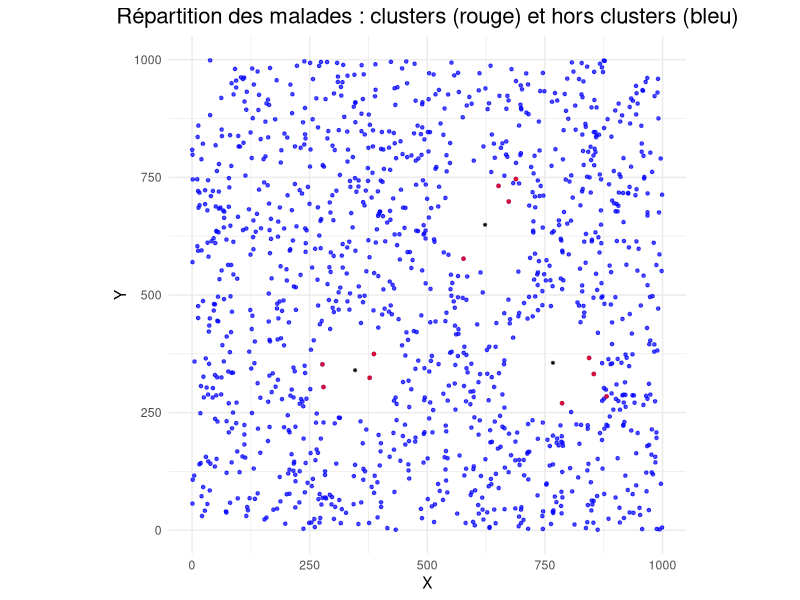

Here is the R script that generated this plot: (Note: this script raises an error after producing the figure.)
## ---- chunk 1
rm(list = ls())

library(dplyr)
library(ggplot2)
library(sampling)
library(MASS)
library(clusterGeneration)
library(mvtnorm)
library(survey)


## ---- chunk 2
set.seed(123)

# Étape 1 : Génération de la population globale
n_total <- 250000  # Nombre total d'individus

# Générer des coordonnées aléatoires dans un espace 2D (1000 x 1000)
population <- data.frame(
  id = 1:n_total,
  x = runif(n_total, min = 0, max = 1000),  # Coordonnées x
  y = runif(n_total, min = 0, max = 1000)   # Coordonnées y
)

# Étape 2 : Définition des centres des clusters de malades
n_centres <- 3  # Nombre de clusters
centres_malades <- data.frame(
  centre_id = 1:n_centres,
  x = runif(n_centres, min = 200, max = 800),  # Centres x
  y = runif(n_centres, min = 200, max = 800)   # Centres y
)

## ---- chunk 3
# Étape 3 : Génération des malades
prop_malades <- 0.005  # Proportion totale de malades dans la population
prop_clusters <- 0.01 # Proportion de malades dans les clusters
n_malades <- round(n_total * prop_malades)  # Nombre total de malades
n_cluster_malades <- round(n_malades * prop_clusters)  # Nombre de malades dans les clusters
n_outside_malades <- n_malades - n_cluster_malades  # Nombre de malades hors clusters
mean_radius <- 50  # Rayon moyen autour des centres

# Générer les malades dans les clusters
set.seed(456)
malades_clusters <- do.call(rbind, lapply(1:n_centres, function(i) {
  n_cluster <- round(n_cluster_malades / n_centres)  # Répartition des malades entre les clusters
  data.frame(
    id = NA,  # ID temporaire (non encore assigné)
    x = rnorm(n_cluster, mean = centres_malades$x[i], sd = mean_radius),
    y = rnorm(n_cluster, mean = centres_malades$y[i], sd = mean_radius),
    malade = 1,  # Marquer ces individus comme malades
    cluster = i  # Identifier le cluster
  )
}))

# Assurer que les malades dans les clusters restent dans la grille
malades_clusters$x <- pmax(0, pmin(1000, malades_clusters$x))
malades_clusters$y <- pmax(0, pmin(1000, malades_clusters$y))

# Générer les malades hors des clusters
set.seed(789)
malades_outside <- data.frame(
  id = integer(0),   # ID temporaire vide (type entier)
  x = numeric(0),    # Coordonnée x vide
  y = numeric(0),    # Coordonnée y vide
  malade = integer(0)  # Marqueur vide
)


while (nrow(malades_outside) < n_outside_malades) {
  # Calculer le nombre de malades hors clusters à ajouter
  malades_outside_a_ajouter <- n_outside_malades - nrow(malades_outside)
  
  # Générer des candidats hors clusters
  candidates <- data.frame(
    x = runif(malades_outside_a_ajouter, min = 0, max = 1000),
    y = runif(malades_outside_a_ajouter, min = 0, max = 1000)
  )
  
  # Calculer la distance aux centres des clusters
  distances <- sapply(1:n_centres, function(i) {
    sqrt((candidates$x - centres_malades$x[i])^2 + (candidates$y - centres_malades$y[i])^2)
  })
  
  # Garder les points éloignés des clusters
  if (malades_outside_a_ajouter > 1) {
    outside <- rowSums(distances < mean_radius * 2) == 0  # Ajuster la zone d'exclusion
  } else { # si on a qu'un seul individu à ajouter on ne peut pas utiliser rowSums (on utilise juste sum)
    outside <- sum(distances < mean_radius * 2) == 0  # Ajuster la zone d'exclusion
  }
  
  malades_outside <- rbind(
    malades_outside,
    data.frame(
      id = NA, 
      x = candidates[outside, "x"], 
      y = candidates[outside, "y"], 
      malade = 1
    )
  )
}

# Ajouter les IDs à la population
malades_clusters$id <- sample(population$id, nrow(malades_clusters))
malades_outside$id <- sample(setdiff(population$id, malades_clusters$id), nrow(malades_outside))

# Fusionner les malades
malades <- rbind(
  malades_clusters[, c("id", "x", "y", "malade")],
  malades_outside[, c("id", "x", "y", "malade")]
)

# Ajouter les malades à la population globale
population$malade <- 0
population[population$id %in% malades$id, c("x", "y", "malade")] <- malades[, c("x", "y", "malade")]

# Étape 4 : Visualisation
library(ggplot2)

# Séparerles malades dans et hors clusters pour la visualisation
malades_clusters_plot <- malades_clusters
malades_outside_plot <- subset(population, malade == 1 & !(id %in% malades_clusters$id))

ggplot() +
  geom_point(data = malades_outside_plot, aes(x = x, y = y), color = "blue", size = 0.9, alpha = 0.7) +
  geom_point(data = malades_clusters_plot, aes(x = x, y = y), color = "red", size = 0.9, alpha = 0.7) +
  geom_point(data = centres_malades, aes(x = x, y = y), color = "black", size = 0.5, shape = 8) +
  labs(title = "Répartition des malades : clusters (rouge) et hors clusters (bleu)",
       x = "X", y = "Y") +
  coord_fixed(ratio = 1, xlim = c(0, 1000), ylim = c(0, 1000)) +
  theme_minimal() +
  theme(plot.title = element_text(hjust = 0.5, size = 16))




## Création des PSU


# Étape 4 : Création de PSU réguliers (15x15) dans l'espace 1000x1000
psu_size <- 15  

# Calculer les limites des PSU
psu_x_limits <- seq(0, 1000, by = 1000/psu_size)
psu_y_limits <- seq(0, 1000, by = 1000/psu_size)

# Attribuer chaque individu à une PSU
population$psu_x <- cut(population$x, breaks = psu_x_limits, labels = FALSE, include.lowest = TRUE)
population$psu_y <- cut(population$y, breaks = psu_y_limits, labels = FALSE, include.lowest = TRUE)


# Étape 5 : Créer un tableau récapitulatif du nombre d'individus et des malades par PSU
psu_counts <- population %>%
  group_by(psu_x, psu_y) %>%
  summarise(
    total_individus = n(),
    malades = sum(malade),
    .groups = "drop"
  ) 

# On rajoute la colonne pour identifier les PSU
psu_counts$PSU <- seq(1, 225, by = 1)

# Calcul du taux d'individu malades
psu_counts$Y_h <- psu_counts$malades / psu_counts$total_individus

# On détermine d'abord pour chaque PSU si elle est malade ou pas. Si la prévalence dans une PSU est supérieure à 0.5%, alors on dira que cette PSU est malade. Sinon, cette PSU n'est pas malade. 
psu_counts$PSU_malade <- psu_counts$Y_h > 0.005



## Détermination de l'ordre de visite des PSU 

## Chemin GTRS

# On va créer des blocs de taille 3*3 (c'est-à-dire que chaque bloc contient 9 PSU, et on a au total 5*5=25 blocs).
bloc_size <- 3
nb_blocs_par_ligne_ou_colonne <- psu_size / bloc_size

# On ajoute l'identifiant des blocs pour chaque case
# On utilisera l'opérateur %/% qui permet d'obtenir le quotient d'une division euclidienne
psu_bloc <- psu_counts %>%
  mutate(
    bloc_ligne_x = (psu_x - 1) %/% bloc_size + 1, # le numéro de ligne du bloc (entre 1 et 5)
    bloc_colonne_y = (psu_y - 1) %/% bloc_size + 1, # le numéro de colonne du bloc (entre 1 et 5)
    bloc_id = (bloc_ligne_x - 1) * nb_blocs_par_ligne_ou_colonne + bloc_colonne_y # le numéro du bloc entre 1 et 25 sachant qu'ils sont parcourus dans l'ordre de la lecture (c'est-à-dire de gauche à droite pour chaque ligne, de la ligne la plus haute à la ligne la plus basse)
  )

chemin_blocs <- NULL
# Ensuite, on va créer une boucle qui ajoute les blocs dans l'ordre selon si la ligne doit se parcourir de gauche à droite (pour les lignes ayant un numéro impair) ou de droite à gauche (pour les lignes ayant un numéro pair)
for (i in 1:5) {
  if (i %% 2 == 1) {
    # Ligne impaire : de gauche à droite
    chemin_blocs <- c(chemin_blocs, seq((i-1) * 5 + 1, i * 5))
  } else {
    # Ligne paire : de droite à gauche
    chemin_blocs <- c(chemin_blocs, seq(i * 5, (i-1) * 5 + 1, by = -1))
  }
}
chemin_blocs # numéros des blocs de 3*3 PSU dans l'ordre où ces blocs devront être visités
# cela correspond à l'ordre à utiliser pour parcourir les blocs (colonne bloc_id de la table psu_bloc)

# On définit l'ordre de parcours dans chaque bloc
psu_bloc <- psu_bloc %>%
  mutate(
    ordre_dans_le_bloc = case_when(
      psu_y %in% c(1, 4, 7, 10, 13) & psu_x %in% c(1, 4, 7, 10, 13) ~ 1,
      psu_y %in% c(1, 4, 7, 10, 13) & psu_x %in% c(2, 5, 8, 11, 14) ~ 2,
      psu_y %in% c(1, 4, 7, 10, 13) & psu_x %in% c(3, 6, 9, 12, 15) ~ 3,
      psu_y %in% c(2, 5, 8, 11, 14) & psu_x %in% c(3, 6, 9, 12, 15) ~ 4,      
      psu_y %in% c(2, 5, 8, 11, 14) & psu_x %in% c(2, 5, 8, 11, 14) ~ 5,
      psu_y %in% c(2, 5, 8, 11, 14) & psu_x %in% c(1, 4, 7, 10, 13) ~ 6,
      psu_y %in% c(3, 6, 9, 12, 15) & psu_x %in% c(1, 4, 7, 10, 13) ~ 7,
      psu_y %in% c(3, 6, 9, 12, 15) & psu_x %in% c(2, 5, 8, 11, 14) ~ 8,
      psu_y %in% c(3, 6, 9, 12, 15) & psu_x %in% c(3, 6, 9, 12, 15) ~ 9,
      TRUE ~ NA_real_ # Valeur par défaut si aucune condition n'est remplie
    )
  )

chemin <- NULL
for (i in chemin_blocs) {
  for (j in 1:9) {
    le_bon_PSU <- psu_bloc %>% 
      filter(bloc_id == i & ordre_dans_le_bloc == j)
    chemin <- c(chemin, le_bon_PSU$PSU)
  }
}

chemin_mc_posa <- chemin
chemin_mc_cposa <- chemin

## ---- chunk 4


# Création d'un chemin "serpent" pour parcourir les PSU
# D'abord on initialise un vecteur nul qui contiendra par la suite les PSU dans l'ordre de visite.
chemin <- NULL
# Ensuite, on va créer une boucle qui ajoute les PSU dans l'ordre selon si la ligne doit se parcourir de gauche à droite (pour les lignes ayant un numéro impair) ou de droite à gauche (pour les lignes ayant un numéro pair)
for (i in 1:psu_size) {
  if (i %% 2 == 1) {
    # Ligne impaire : de gauche à droite
    chemin <- c(chemin, seq((i-1) * psu_size + 1, i * psu_size))
  } else {
    # Ligne paire : de droite à gauche
    chemin <- c(chemin, seq(i * psu_size, (i-1) * psu_size + 1, by = -1))
  }
}
chemin # numéros des PSU dans l'ordre où ils devront être visités

chemin_mc_posa <- chemin
chemin_mc_cposa <- chemin

## ---- chunk 5

# On va créer des blocs de taille 3*3 (c'est-à-dire que chaque bloc contient 9 PSU, et on a au total 5*5=25 blocs).
bloc_size <- 3
nb_blocs_par_ligne_ou_colonne <- psu_size / bloc_size

# On ajoute l'identifiant des blocs pour chaque case
# On utilisera l'opérateur %/% qui permet d'obtenir le quotient d'une division euclidienne
psu_bloc <- psu_counts %>%
  mutate(
    bloc_ligne_x = (psu_x - 1) %/% bloc_size + 1, # le numéro de ligne du bloc (entre 1 et 5)
    bloc_colonne_y = (psu_y - 1) %/% bloc_size + 1, # le numéro de colonne du bloc (entre 1 et 5)
    bloc_id = (bloc_ligne_x - 1) * nb_blocs_par_ligne_ou_colonne + bloc_colonne_y # le numéro du bloc entre 1 et 25 sachant qu'ils sont parcourus dans l'ordre de la lecture (c'est-à-dire de gauche à droite pour chaque ligne, de la ligne la plus haute à la ligne la plus basse)
  )

chemin_blocs <- NULL
# Ensuite, on va créer une boucle qui ajoute les blocs dans l'ordre selon si la ligne doit se parcourir de gauche à droite (pour les lignes ayant un numéro impair) ou de droite à gauche (pour les lignes ayant un numéro pair)
for (i in 1:5) {
  if (i %% 2 == 1) {
    # Ligne impaire : de gauche à droite
    chemin_blocs <- c(chemin_blocs, seq((i-1) * 5 + 1, i * 5))
  } else {
    # Ligne paire : de droite à gauche
    chemin_blocs <- c(chemin_blocs, seq(i * 5, (i-1) * 5 + 1, by = -1))
  }
}
chemin_blocs # numéros des blocs de 3*3 PSU dans l'ordre où ces blocs devront être visités
# cela correspond à l'ordre à utiliser pour parcourir les blocs (colonne bloc_id de la table psu_bloc)

# On définit l'ordre de parcours dans chaque bloc
psu_bloc <- psu_bloc %>%
  mutate(
    ordre_dans_le_bloc = case_when(
      psu_y %in% c(1, 4, 7, 10, 13) & psu_x %in% c(1, 4, 7, 10, 13) ~ 1,
      psu_y %in% c(1, 4, 7, 10, 13) & psu_x %in% c(2, 5, 8, 11, 14) ~ 2,
      psu_y %in% c(1, 4, 7, 10, 13) & psu_x %in% c(3, 6, 9, 12, 15) ~ 3,
      psu_y %in% c(2, 5, 8, 11, 14) & psu_x %in% c(3, 6, 9, 12, 15) ~ 4,      
      psu_y %in% c(2, 5, 8, 11, 14) & psu_x %in% c(2, 5, 8, 11, 14) ~ 5,
      psu_y %in% c(2, 5, 8, 11, 14) & psu_x %in% c(1, 4, 7, 10, 13) ~ 6,
      psu_y %in% c(3, 6, 9, 12, 15) & psu_x %in% c(1, 4, 7, 10, 13) ~ 7,
      psu_y %in% c(3, 6, 9, 12, 15) & psu_x %in% c(2, 5, 8, 11, 14) ~ 8,
      psu_y %in% c(3, 6, 9, 12, 15) & psu_x %in% c(3, 6, 9, 12, 15) ~ 9,
      TRUE ~ NA_real_ # Valeur par défaut si aucune condition n'est remplie
    )
  )

chemin <- NULL
for (i in chemin_blocs) {
  for (j in 1:9) {
    le_bon_PSU <- psu_bloc %>% 
      filter(bloc_id == i & ordre_dans_le_bloc == j)
    chemin <- c(chemin, le_bon_PSU$PSU)
  }
}

chemin_mc_posa <- chemin
chemin_mc_cposa <- chemin

## ---- chunk 6
set.seed(123) 
n_iterations <- 5000

# Création d'une matrice pour stocker les résultats
resultats_simulation_posa_final <- data.frame(
  taille_echantillon = numeric(n_iterations),
  nombre_malades = numeric(n_iterations)
)

resultats_simulation_posa <- data.frame(
  taille_echantillon = numeric(n_iterations),
  nombre_malades = numeric(n_iterations)
)

## ---- chunk 7
i = 0
m_min = 21   # Nombre minimal de PSU sélectionnées

for (iteration in 1:n_iterations) {
  # Initialisation des données et des probabilités
  psu_counts <- psu_counts %>% 
    mutate(proba_initiale = total_individus / sum(total_individus) * m_min)
  
  # Initialisation des probabilités mises à jour (au départ égales aux probabilités initiales)
  psu_counts$proba_mise_a_jour <- psu_counts$proba_initiale
  
  # Initialisation de la liste des PSU sélectionnées
  psu_selectionnees <- vector("list", length = psu_size * psu_size)
  
  # Initialisation de l'estimateur Pseudo-HT
  HT_pseudo <- 0 
  V_HT_pseudo <- 0
  N_total <- sum(psu_counts$total_individus)  # Taille totale de la population
  
  # Sélection de la première PSU avec sa probabilité initiale
  if (runif(n = 1, min = 0, max = 1) < psu_counts$proba_initiale[1]) {
    psu_selectionnees[[1]] <- psu_counts[1, ]
  }
  
  chemin_mc_posa_tempo <- chemin_mc_posa
  
  # Parcours des PSU pour sélection adaptative et mise à jour de HT_pseudo
  for (h in 2:225) { 
    PSU_actuelle <- chemin_mc_posa_tempo[h]
    PSU_precedente <- chemin_mc_posa_tempo[h - 1]
    
    # Mise à jour des probabilités des PSU voisines si la PSU précédente est malade
    if (!(is.null(psu_selectionnees[[PSU_precedente]])) & psu_counts$PSU_malade[PSU_precedente]) {
      psu_counts$proba_mise_a_jour[PSU_actuelle] <- 1
      psu_selectionnees[[PSU_actuelle]] <- psu_counts[PSU_actuelle, ]
    } else {
      # Sélection avec la probabilité d'inclusion initiale ou mise à jour
      if (runif(n = 1, min = 0, max = 1) < psu_counts$proba_mise_a_jour[PSU_actuelle]) {
        psu_selectionnees[[PSU_actuelle]] <- psu_counts[PSU_actuelle, ]
      }
    }
    
    # Définition de S_h : indicatrice de sélection
    Sh <- ifelse(!is.null(psu_selectionnees[[PSU_actuelle]]), 1, 0)
    
    # Mise à jour séquentielle de l'estimateur Pseudo-HT uniquement si Sh = 1
    if (Sh == 1) {
      Yh <- psu_counts[PSU_actuelle, "malades"] 
      pi_h_1 <- psu_counts[PSU_actuelle, "proba_mise_a_jour"]
      
      if (pi_h_1 > 0) {
        HT_pseudo <- HT_pseudo + (Yh * Sh) / pi_h_1
        V_HT_pseudo <- V_HT_pseudo + (1 / pi_h_1) * (1 / pi_h_1 - 1) * Yh**2
      }
    }
  }
  
  # Normalisation de l'estimateur Pseudo-HT
  Y_PHT <- HT_pseudo / N_total
  V_PHT <- V_HT_pseudo / N_total**2

  # Calcul HT classique
  Y_HT <- sum(psu_counts$malades / psu_counts$proba_initiale) * 1 / 250000
  V_HT <- sum((psu_counts$malades^2 / psu_counts$proba_initiale^2) / psu_counts$proba_initiale) - (sum(psu_counts$malades / psu_counts$proba_initiale))^2
  CV_HT <- sqrt(V_HT) / Y_HT # coefficient de variation
  
  # Comparaison PHT et HT
  rapport_variances <- V_PHT / V_HT
  biais_relatif <- (Y_PHT - Y_HT) / Y_HT
  
  # Calcul des résultats pour cette itération
  m_ech <- nrow(as.data.frame(do.call(rbind, psu_selectionnees))) 
  taille_echantillon <- sum(sapply(psu_selectionnees, function(psu) if (!is.null(psu)) psu$total_individus else 0))
  nombre_malades <- sum(sapply(psu_selectionnees, function(psu) if (!is.null(psu) && psu$PSU_malade) psu$malades else 0))
  
  # Enregistrement des résultats
  resultats_simulation_posa[iteration, "taille_echantillon"] <- taille_echantillon
  resultats_simulation_posa[iteration, "nombre_malades"] <- nombre_malades
  resultats_simulation_posa[iteration, "m_ech"] <- m_ech
  resultats_simulation_posa[iteration, "Y_HT"] <- Y_HT
  resultats_simulation_posa[iteration, "Y_PHT"] <- Y_PHT
  resultats_simulation_posa[iteration, "V_HT"] <- V_HT
  resultats_simulation_posa[iteration, "V_PHT"] <- V_PHT
  resultats_simulation_posa[iteration, "CV_PHT"] <- CV_PHT
  resultats_simulation_posa[iteration, "CV_HT"] <- CV_HT
  resultats_simulation_posa[iteration, "rapport_variances"] <- rapport_variances
  resultats_simulation_posa[iteration, "biais_relatif"] <- biais_relatif

}


# Résumé des résultats
summary(resultats_simulation_posa)


## ---- chunk 8
# A modifier en fonction du taux de clustering
resultats_simulation_posa$taux_cluster <- 0.7

# A la première itération
resultats_simulation_posa_final <- resultats_simulation_posa

# Pour le reste
resultats_simulation_posa_final <- rbind(resultats_simulation_posa_final,resultats_simulation_posa)
## ---- chunk 9
plot_taille_08_nwho_gtrs <- ggplot(resultats_simulation_posa_final, aes(x = as.factor(taux_cluster), y = taille_echantillon)) +
  geom_boxplot(fill = "skyblue", color = "black") +
  labs(title = "Boxplot de tailles_echantillon par taux_cluster",
       x = "Taux Cluster",
       y = "Taille de l'échantillon") +
  theme_minimal()

plot_malades_08_nwho_gtrs <- ggplot(resultats_simulation_posa_final, aes(x = as.factor(taux_cluster), y = nombre_malades)) +
  geom_boxplot(fill = "salmon", color = "black") +
  labs(title = "Boxplot de nombre_malades par taux_cluster",
       x = "Taux Cluster",
       y = "Nombre de malades") +
  theme_minimal()

## ---- chunk 10
set.seed(123) 
n_iterations <- 300

# Création d'une matrice pour stocker les résultats
resultats_simulation_cposa_final <- data.frame(
  taille_echantillon = numeric(n_iterations),
  nombre_malades = numeric(n_iterations)
)

resultats_simulation_cposa <- data.frame(
  taille_echantillon = numeric(n_iterations),
  nombre_malades = numeric(n_iterations)
)

## ---- chunk 11

m_min = 21  # Nombre minimal de PSU sélectionnées
i = 0

for (iteration in 1:n_iterations) {
  # Initialisation des données et des probabilités
  psu_counts <- psu_counts %>% 
    mutate(proba_initiale = total_individus / sum(total_individus) * m_min)
  
  # Initialisation des probabilités mises à jour (au départ égales aux probabilités initiales)
  psu_counts$proba_mise_a_jour <- psu_counts$proba_initiale
  
  # Initialisation de la liste des PSU sélectionnées
  psu_selectionnees <- vector("list", length = psu_size * psu_size)
  
  # Sélection de la première PSU avec sa probabilité initiale
  if (runif(n = 1, min = 0, max = 1) < psu_counts$proba_initiale[1]) {
    psu_selectionnees[[1]] <- psu_counts[1, ]
  }
  
  chemin_mc_cposa_tempo <- chemin_mc_cposa
  total_individus_selectionnes <- 0  # Compteur pour le total des individus sélectionnés
  
  # Parcours des PSU pour sélection adaptative
  for (h in 2:225) { 
    PSU_actuelle <- chemin_mc_cposa_tempo[h]
    PSU_precedente <- chemin_mc_cposa_tempo[h - 1]
    
    # Mise à jour des probabilités des PSU voisines si la PSU précédente est malade
    if (!(is.null(psu_selectionnees[[PSU_precedente]])) & psu_counts$PSU_malade[PSU_precedente]) {
      psu_counts$proba_mise_a_jour[PSU_actuelle] <- 1
      psu_selectionnees[[PSU_actuelle]] <- psu_counts[PSU_actuelle, ]
      
    } else { 
      # Mise à jour des probabilités uniquement si h < 225
      if (h < 225) {
        for (j in (h+1):225) {
          if (runif(n = 1, min = 0, max = 1) < psu_counts$proba_mise_a_jour[PSU_actuelle] & psu_counts$PSU_malade[PSU_actuelle]) {
            psu_counts$proba_mise_a_jour[j] <- psu_counts$proba_mise_a_jour[j] - 
                                               ((1 - psu_counts$proba_mise_a_jour[h]) / (225 - h)) 
          } else {
            psu_counts$proba_mise_a_jour[j] <- psu_counts$proba_mise_a_jour[j] + 
                                               (psu_counts$proba_mise_a_jour[h] / (225 - h)) 
          }
          
          # Vérification que la probabilité mise à jour ne dépasse pas 1
          psu_counts$proba_mise_a_jour[j] <- ifelse(psu_counts$proba_mise_a_jour[j] > 1, 1, psu_counts$proba_mise_a_jour[j])
        }
        
        # Sélection de la dernière PSU
        if (runif(n = 1, min = 0, max = 1) < psu_counts$proba_mise_a_jour[PSU_actuelle]) {
          psu_selectionnees[[PSU_actuelle]] <- psu_counts[PSU_actuelle, ]
        }
      }
      
      # Cas spécifique pour h = 225
      if (h == 225) {
        if (psu_counts$PSU_malade[PSU_actuelle]) {
          psu_counts$proba_mise_a_jour[PSU_actuelle] <- 1  # Cas où S_h * D_h = 1
        } else {
          psu_counts$proba_mise_a_jour[PSU_actuelle] <- psu_counts$proba_mise_a_jour[PSU_actuelle] - 
                                                         ((1 - psu_counts$proba_mise_a_jour[h]) / (225 - h)) 
        }
        
        # Vérification que la probabilité mise à jour ne dépasse pas 1
        psu_counts$proba_mise_a_jour[PSU_actuelle] <- ifelse(psu_counts$proba_mise_a_jour[PSU_actuelle] > 1, 1, psu_counts$proba_mise_a_jour[PSU_actuelle])
        
        # Sélection de la dernière PSU
        if (runif(n = 1, min = 0, max = 1) < psu_counts$proba_mise_a_jour[PSU_actuelle]) {
          psu_selectionnees[[PSU_actuelle]] <- psu_counts[PSU_actuelle, ]
        }
      }
    }
  }
  
  # Calcul des résultats pour cette itération
  m_ech <- nrow(as.data.frame(do.call(rbind, psu_selectionnees))) 
  taille_echantillon <- sum(sapply(psu_selectionnees, function(psu) if (!is.null(psu)) psu$total_individus else 0))
  nombre_malades <- sum(sapply(psu_selectionnees, function(psu) if (!is.null(psu) && psu$PSU_malade) psu$malades else 0))
  
  # Enregistrement des résultats
  resultats_simulation_cposa[iteration, "taille_echantillon"] <- taille_echantillon
  resultats_simulation_cposa[iteration, "nombre_malades"] <- nombre_malades
  resultats_simulation_cposa[iteration, "m_ech"] <- m_ech
}




# Résumé des résultats
summary(resultats_simulation_cposa)

## ---- chunk 12
# A modifier en fonction du taux de clustering
resultats_simulation_cposa$taux_cluster <- 0.01

# A la première itération
resultats_simulation_cposa_final <- resultats_simulation_cposa

# Pour le reste
resultats_simulation_cposa_final <- rbind(resultats_simulation_cposa_final,resultats_simulation_cposa)
## ---- chunk 13
ggplot(resultats_simulation_cposa_final, aes(x = as.factor(taux_cluster), y = taille_echantillon)) +
  geom_boxplot(fill = "skyblue", color = "black") +
  labs(title = "Boxplot de tailles_echantillon par taux_cluster",
       x = "Taux Cluster",
       y = "Taille de l'échantillon") +
  theme_minimal()

ggplot(resultats_simulation_cposa_final, aes(x = as.factor(taux_cluster), y = nombre_malades)) +
  geom_boxplot(fill = "salmon", color = "black") +
  labs(title = "Boxplot de nombre_malades par taux_cluster",
       x = "Taux Cluster",
       y = "Nombre de malades") +
  theme_minimal()


## ---- chunk 14
# Prévalence dans la population
Y_barre <- nrow(malades) / nrow(population)

# On ajoute à la table psu_counts la colonne Y_h qui correspond à la prévalence dans la PSU h
psu_counts$Y_h <- psu_counts$malades / psu_counts$total_individus

# On calcule ensuite la variance de (Y_h)^barre avec la formule donnée page 22 de l'article
Var_Yh_barre <- 1 / n_total * sum( ((psu_counts$Y_h - Y_barre)**2) * psu_counts$total_individus )

# Puis on détermine k avec la formule page 22 de l'article
k <- sqrt(Var_Yh_barre) / Y_barre
## ---- chunk 15
# On peut regarder combien de PSU sont sélectionnées
sum(sapply(psu_selectionnees, function(x) !is.null(x) && nrow(x) > 0))
## ---- chunk 16
# On ne garde que les lignes effectivement sélectionnées
psu_selectionnees <- do.call(rbind, psu_selectionnees)

# On affiche ces PSU
psu_selectionnees
## ---- chunk 17
library(ggplot2)

# Ajouter une colonne pour identifier les groupes (PoSA ou CPoSA)
resultats_simulation_posa_final$groupe <- "PoSA"
resultats_simulation_cposa_final$groupe <- "CPoSA"

# Combiner les deux datasets
resultats_combines <- rbind(resultats_simulation_posa_final, resultats_simulation_cposa_final)

# Fixer l'ordre des groupes (PoSA avant CPoSA)
resultats_combines$groupe <- factor(resultats_combines$groupe, levels = c("PoSA", "CPoSA"))

# Graphique pour la taille de l'échantillon
plot_taille_nwho <- ggplot(resultats_combines, aes(x = as.factor(taux_cluster), y = taille_echantillon, fill = groupe)) +
  geom_boxplot(position = position_dodge(0.8), color = "black") +
  labs(title = "Boxplot de la taille de l'échantillon par taux_cluster : n_min = 0.7 n_who",
       x = "Taux Cluster",
       y = "Taille de l'échantillon") +
  scale_fill_manual(values = c("PoSA" = "skyblue", "CPoSA" = "steelblue")) +
  theme_minimal()

# Graphique pour le nombre de malades
plot_malades_nwho <- ggplot(resultats_combines, aes(x = as.factor(taux_cluster), y = nombre_malades, fill = groupe)) +
  geom_boxplot(position = position_dodge(0.8), color = "black") +
  labs(title = "Boxplot du nombre de malades par taux_cluster : n_min = 0.7 n_who",
       x = "Taux Cluster",
       y = "Nombre de malades") +
  scale_fill_manual(values = c("PoSA" = "salmon", "CPoSA" = "darkred")) +
  theme_minimal()

# Affichage des deux graphiques
plot_taille_08_nwho
plot_malades_08_nwho
plot_taille_07_nwho
plot_malades_07_nwho
plot_taille_nwho
plot_malades_nwho

## ---- chunk 18
install.packages("patchwork")
library(patchwork)

# Combinaison des graphiques 
combined_plot <- 
  (plot_taille_07_nwho + plot_taille_08_nwho + plot_taille_nwho)  

combined_plot_malades <-
  (plot_malades_07_nwho + plot_malades_08_nwho + plot_malades_nwho)

combined_plot_gtrs <- 
  (plot_taille_07_nwho_gtrs + plot_taille_08_nwho_gtrs + plot_taille_nwho_gtrs)

combined_plot_malades_gtrs <-
  (plot_malades_07_nwho_gtrs + plot_malades_08_nwho_gtrs + plot_malades_nwho_gtrs)

final_combined_plot <- (combined_plot / combined_plot_malades) + 
  plot_layout(heights = c(1.5, 1)) # Ajuste la hauteur relative des sections

final_combined_plot


# Affichage du graphique combiné
plot(combined_plot)
plot(combined_plot_gtrs)
plot(combined_plot_malades)
plot(combined_plot_malades_gtrs)

# Sauvegarde du graphique combiné
ggsave("final_combined_plot.png", combined_plot, width = 12, height = 8)

## ---- chunk 19

n_min <- 27

# Initialisation des données et des probabilités
psu_counts <- psu_counts %>% 
  mutate(proba_initiale = total_individus / sum(total_individus) * 27)

# Vérifier si la somme des probabilités initiales est supèrieur à n_min
if (sum(psu_counts$proba_initiale) < n_min) {
  facteur_ajustement <- n_min / sum(psu_counts$proba_initiale)
  # Ajuster les probabilités pour que leur somme soit égale à n_min
  psu_counts$proba_initiale <- psu_counts$proba_initiale * facteur_ajustement
}
psu_counts$weights <- 1 / psu_counts$proba_initiale



# Fonction pour le tirage de Poisson
UPpoisson <- function(probs) {
  # Tirage binaire selon les probabilités initiales
  rbinom(length(probs), size = 1, prob = probs)
}

# Simulation de Monte-Carlo
set.seed(123)  # Pour reproductibilité
n_simulations <- 5000  # Nombre de simulations

# Stocker les résultats des simulations
results <- replicate(n_simulations, {
  # Tirage de Poisson
  ind_tires <- UPpoisson(psu_counts$proba_initiale)
  
  # Filtrer les PSU sélectionnés
  psu_counts_simple <- psu_counts[ind_tires == 1, ]
  
  # Total d'individus
  total_individus <- sum(psu_counts_simple$total_individus)
  
  # Filtrer pour PSU_malade == TRUE
  psu_counts_simple_filtrer <- psu_counts_simple %>%
    filter(PSU_malade == TRUE)
  
  # Total de malades
  total_malades <- sum(psu_counts_simple_filtrer$malades)
  
  # Retourner les résultats
  c(total_individus, total_malades)
})

# Transposer et convertir les résultats en data.frame
results_df <- as.data.frame(t(results))
colnames(results_df) <- c("Total_Individus", "Total_Malades")

# Résumé des résultats
summary_results <- results_df %>%
  summarise(
    taille_echantillon = mean(Total_Individus),
    nombres_malades = mean(Total_Malades),
  )

# Afficher les résultats résumés
summary_results

## ---- chunk 20
# A modifier en fonction du taux de clustering
results_df$taux_cluster <- 0.7

# A la première itération
resultats_simulation_prop_final <- results_df

# Pour le reste
resultats_simulation_prop_final <- rbind(resultats_simulation_prop_final,results_df)


## ---- chunk 21
# Graphique pour Total_Individus
plot_total_individus_nwho <- ggplot(resultats_simulation_prop_final, aes(x = as.factor(taux_cluster), y = Total_Individus)) +
  geom_boxplot(fill = "skyblue", color = "black") +
  labs(
    title = "Boxplot du total d'individus par taux_cluster",
    x = "Taux Cluster",
    y = "Total d'individus"
  ) +
  theme_minimal()

# Graphique pour Total_Malades
plot_total_malades_nwho <- ggplot(resultats_simulation_prop_final, aes(x = as.factor(taux_cluster), y = Total_Malades)) +
  geom_boxplot(fill = "salmon", color = "black") +
  labs(
    title = "Boxplot du total de malades par taux_cluster",
    x = "Taux Cluster",
    y = "Total de malades"
  ) +
  theme_minimal()

# Combinaison des graphiques 
combined_plot <- 
  (plot_total_individus_07_nwho + plot_total_individus_08_nwho + plot_total_individus_nwho) /  # Ligne des tailles
  (plot_total_malades_07_nwho + plot_total_malades_08_nwho + plot_total_malades_nwho)  # Ligne des malades

# Affichage du graphique combiné
plot(combined_plot)

# Affichage des graphiques
print(plot_total_individus)
print(plot_total_malades)


## ---- chunk 22
library(ggplot2)

colnames(resultats_simulation_prop_final)[1] <- "taille_echantillon"
colnames(resultats_simulation_prop_final)[2] <- "nombre_malades"

# Ajouter une colonne pour identifier les groupes 
resultats_simulation_prop_final$groupe <- "Prop"

# Combiner les deux datasets
resultats_combines_total <- rbind(resultats_combines, resultats_simulation_prop_final)

# Fixer l'ordre des groupes (PoSA avant CPoSA)
resultats_combines_total$groupe <- factor(resultats_combines$groupe, levels = c("PoSA", "CPoSA","Prop"))

# Graphique pour la taille de l'échantillon
plot_taille_nwho <- ggplot(resultats_combines_total, aes(x = as.factor(taux_cluster), y = taille_echantillon, fill = groupe)) +
  geom_boxplot(position = position_dodge(0.8), color = "black") +
  labs(title = "Boxplot de la taille de l'échantillon par taux_cluster : n_min = 0.7 n_who",
       x = "Taux Cluster",
       y = "Taille de l'échantillon") +
  scale_fill_manual(values = c("PoSA" = "skyblue", "CPoSA" = "steelblue")) +
  theme_minimal()

# Graphique pour le nombre de malades
plot_malades_nwho <- ggplot(resultats_combines, aes(x = as.factor(taux_cluster), y = nombre_malades, fill = groupe)) +
  geom_boxplot(position = position_dodge(0.8), color = "black") +
  labs(title = "Boxplot du nombre de malades par taux_cluster : n_min = 0.7 n_who",
       x = "Taux Cluster",
       y = "Nombre de malades") +
  scale_fill_manual(values = c("PoSA" = "salmon", "CPoSA" = "darkred")) +
  theme_minimal()
